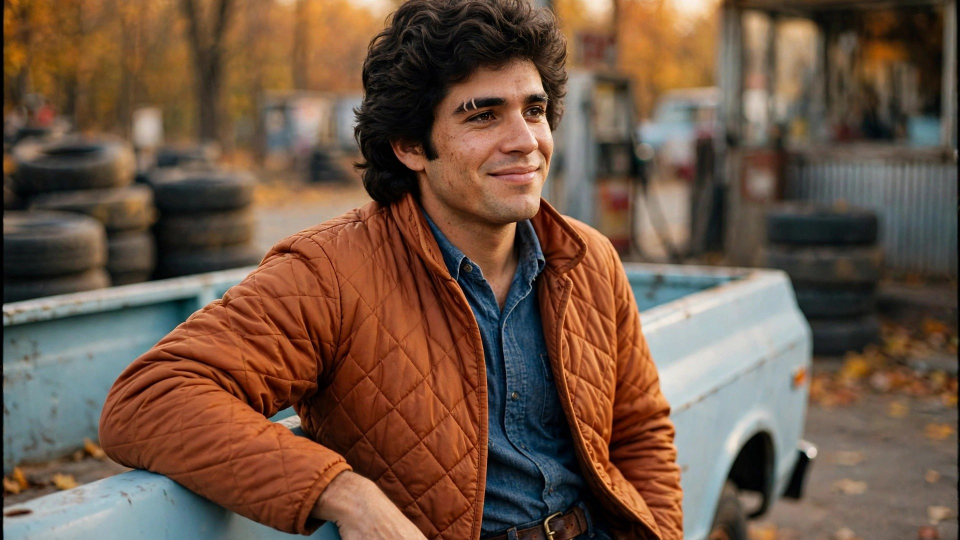
#> input picture .claude/skills/american-everyday-stories/series/refs/DANNY.jpg, 1920 x 1080 px (shown at 1/2 size)
$ python still_check.py ../../american-everyday-stories/series/refs/DANNY.jpg
#> lines starting #> are read from the running program, lines starting #| are printed output that depends on the picture; after the words box and inside, x2 and y2 are one past the last pixel; in counts of white or black regions, pixels touching at a corner belong together
### .claude/skills/movies-english/scripts/refgrade.py
"""The memoriescore reference skin colour, as numbers, and the transfer that puts a face onto it.

Histogram matching in CIELAB of the skin pixels only: they take the reference's FACE distribution per channel
(33 quantiles each); the rest of the frame keeps its own picture, the two blended by a dilated, softly
blurred skin mask so no seam shows. The table IS the reference: the mean of twelve face-only readings of
the THAT WAS HIM reel at 1080x1920 (seven close-ups of her, five of him), each the largest connected
pink blob (Lab a > 12) of the frame, dilated, read with a loose skin rule (references/reference-study.md
Round 3e). Round 3c's table came from a whole-frame RGB skin rule that also took the beige wall and the
blonde hair: its a median was 14 where the face is 21 and b 15.5 where the face is 17.5, so every matched
face came out grey and muddy ("vague"). The source side is read the same way (largest blob of the frame
being graded), so wall and hair never enter the mapping on either side.
The reference is clean and crisp (480-wide laplacian variance 25-145, like our clips after the 540 p
pass), so no blur and no halation here either. still_match.py uses it on a still, finish.py on every
frame of a clip. Needs numpy, pillow, scikit-image, scipy.
"""
import numpy as np
from PIL import Image
from scipy.ndimage import binary_dilation, gaussian_filter, zoom
from skimage import color
from skimage.measure import label

Q = np.linspace(0, 100, 33)
REF_SKIN = np.array([
    [20.00, 29.03, 32.34, 34.65, 36.38, 37.72, 38.85, 39.81, 40.62, 41.36, 42.05, 42.73, 43.38, 43.98, 44.60, 45.19, 45.77, 46.33, 46.86, 47.40, 47.92, 48.43, 48.94, 49.46, 50.00, 50.56, 51.06, 51.65, 52.27, 52.95, 53.74, 55.08, 86.59],
    [5.15, 12.99, 14.59, 15.83, 16.86, 17.62, 18.18, 18.66, 19.05, 19.39, 19.68, 19.94, 20.18, 20.40, 20.59, 20.78, 20.99, 21.18, 21.39, 21.60, 21.81, 22.03, 22.25, 22.47, 22.72, 23.07, 23.47, 24.01, 24.77, 25.83, 27.38, 31.54, 39.97],
    [5.17, 13.23, 13.83, 14.20, 14.57, 14.84, 15.08, 15.30, 15.49, 15.68, 15.87, 16.08, 16.30, 16.50, 16.68, 16.84, 17.00, 17.15, 17.32, 17.50, 17.70, 17.91, 18.12, 18.31, 18.50, 18.70, 18.92, 19.20, 19.56, 19.95, 20.50, 21.54, 29.39],
])


def skin_mask(rgb8):
    r, g, b = rgb8.astype(int).transpose(2, 0, 1)
    return (r > 95) & (g > 40) & (b > 20) & (r > g) & (g > b) & (r - b > 15) & (r - g > 10) & (r < 250)


def face_mask(lab, shape):
    """The largest connected pink blob of the frame (the face), dilated, read with a loose skin rule.
    Found at 270 px wide, as the reference was measured. None when there is no blob of 300 px there."""
    L, a, b = lab[..., 0], lab[..., 1], lab[..., 2]
    h, w = shape
    sw, sh = 270, max(1, round(h * 270 / w))
    small = zoom(lab, (sh / h, sw / w, 1), order=1)
    sL, sa, sb = small[..., 0], small[..., 1], small[..., 2]
    strict = (sa > 12) & (sa < 40) & (sL > 35) & (sL < 85) & (sb > 8) & (sb < 26)
    labels, n = label(strict, connectivity=1, return_num=True)
    if n == 0:
        return None
    sizes = np.bincount(labels.ravel())
    sizes[0] = 0
    if sizes.max() < 300:
        return None
    blob = binary_dilation(labels == sizes.argmax(), iterations=3)
    blob = np.asarray(Image.fromarray(blob.astype(np.uint8) * 255).resize((w, h), Image.NEAREST)) > 0
    return blob & (a > 5) & (a < 45) & (L > 20) & (L < 98) & (b > 4) & (b < 32)


# [30 lines left out: functions source_quantiles, _map, transfer, not called in this run]

### .claude/skills/movies-english/scripts/still_check.py
#!/usr/bin/env python3
"""Measure a still's face against the memoriescore reel (reference-study.md "Round 3e").

usage: uv run -q --no-project --python 3.12 --with numpy --with pillow --with scikit-image --with scipy \
    python scripts/still_check.py <png>...
Prints one line per still: the metrics, then PASS or the bands it misses. Exit 1 if any still fails.
The face is the largest pink blob of the frame (refgrade.face_mask), read at 1080x1920 in CIELAB, exactly
as the reel was measured in the browser; a whole-frame RGB skin rule (the earlier version) also took beige
walls and blonde hair and banded on that mix.
"""
import sys
from pathlib import Path

import numpy as np
from PIL import Image
from skimage import color
from skimage.measure import label

sys.path.insert(0, str(Path(__file__).resolve().parent))
from refgrade import face_mask  # noqa: E402

# twelve face readings of the THAT WAS HIM reel: her close-ups rgb 148/95/82, L50 46-47, a50 20-21, b50 16-17;
# his 142-147/84-91/71-78, L50 43-46, a50 22, b50 17-19; small faces b50 up to 24. L p5 25-33, p95 51-71.
BANDS = {
    "L50": (41, 50),       # face brightness: a mid tone, never a bright glow
    "a50": (17, 25),       # pink-red: the face reads as skin, not grey (ours was 14-16 before)
    "b50": (14, 22),       # warm: never cold-grey, never orange-yellow
    "Lspread": (18, 45),   # p95 - p5: modelled, not flat, no hot highlight
    "faceR": (135, 160),   # mean red of the face
    "hiFrac": (0, 0.07),   # lights bloom, never clip (snow and a white blazer may)
}
# The reel's singles: the strict skin blob covers 7-12 % of the frame (face ~45-54 % of the width, hair top ~13 %).
# Our medium shots measured 3-5 % and read as "the face is not clear" (Round 3h). Only close-*/medium-* stills.
# A warning, not a fail: highlights and lighter skin break the strict blob apart, so a tight close-up can read
# 2-4 % (Round 3i); look at the frame before re-rendering.
FACE_AREA_MIN = 6.0


def face_area(lab):
    """Largest strict skin blob at 270 wide, % of the frame: the same measure as the browser read of the reel."""
    small = lab[::4, ::4]
    L, a, b = small[..., 0], small[..., 1], small[..., 2]
    strict = (a > 12) & (a < 40) & (L > 35) & (L < 85) & (b > 8) & (b < 26)
    lab_ = label(strict, connectivity=1)
    if lab_.max() == 0:
        return 0.0
    sizes = np.bincount(lab_.ravel()); sizes[0] = 0
    return round(100.0 * sizes.max() / strict.size, 1)


def measure(path):
    im = Image.open(path).convert("RGB").resize((1080, 1920), Image.BICUBIC)
    rgb = np.asarray(im).astype(float)
    lab = color.rgb2lab(rgb / 255.0)
    m = face_mask(lab, rgb.shape[:2])
    if m is None or m.sum() < 2000:
        return None
    L, a, b = (lab[..., c][m] for c in range(3))
    lum = rgb @ [0.299, 0.587, 0.114]

    def p(v, q):
        return float(np.percentile(v, q))

    return {
        "faceRGB": [round(float(rgb[..., c][m].mean())) for c in range(3)],
        "faceR": round(float(rgb[..., 0][m].mean())),
        "L50": round(p(L, 50), 1),
        "a50": round(p(a, 50), 1),
        "b50": round(p(b, 50), 1),
        "Lspread": round(p(L, 95) - p(L, 5), 1),
        "hiFrac": round(float((lum > 235).mean()), 3),
        "facePx": int(m.sum()),
        "faceArea": face_area(lab),
    }


def main():
    bad = 0
    for path in sys.argv[1:]:
        m = measure(path)
#> in measure, `im = Image.open(path).convert("RGB").resize((1080, 1920), Image.BICUBIC)`:
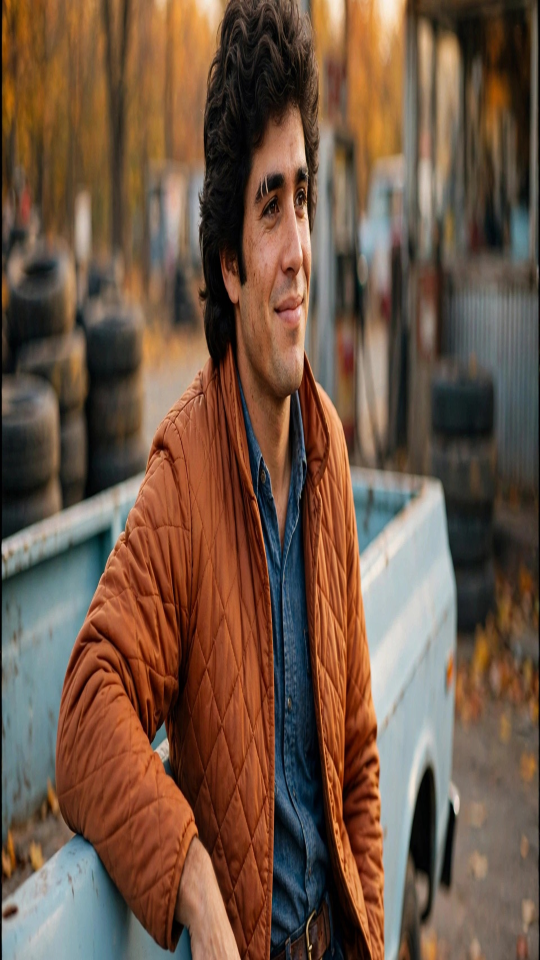
#> im: PIL image 1080x1920 RGB (shown at 1/2 size); mean R, G, B 111.8, 86.2, 68.9
#> in measure, `lab = color.rgb2lab(rgb / 255.0)`: lab: shape (1920, 1080, 3) float64; mean of channels 0, 1, 2 38.6, 9.2, 14.6
#> in face_mask, `small = zoom(lab, (sh / h, sw / w, 1), order=1)`: small: shape (480, 270, 3) float64; mean of channels 0, 1, 2 38.5, 9.1, 14.5
#> in face_mask, `sL, sa, sb = small[..., 0], small[..., 1], small[..., 2]`:
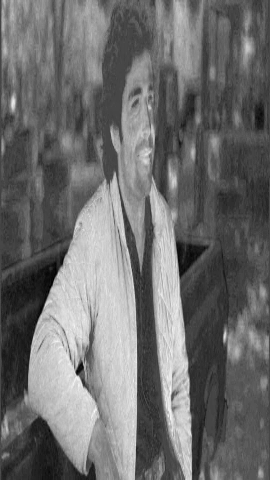
#> sa: shape (480, 270) float64; min -16.12, max 42.36, mean 9.1; drawn with min black and max white
#> in face_mask, `sL, sa, sb = small[..., 0], small[..., 1], small[..., 2]`:
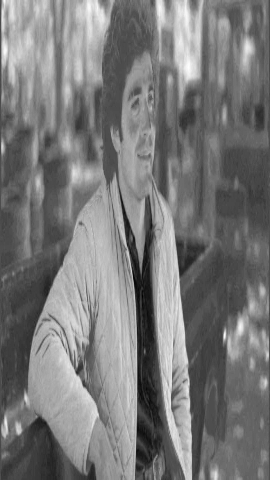
#> sb: shape (480, 270) float64; min -26.43, max 59.59, mean 14.5; drawn with min black and max white
#> in face_mask, `strict = (sa > 12) & (sa < 40) & (sL > 35) & (sL < 85) & (sb > 8) & (s..`:
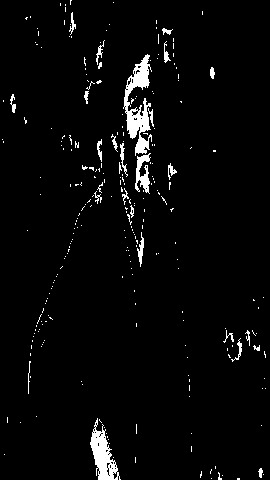
#> strict: shape (480, 270) bool; 3.3% white; 264 white regions (238 under 20 px), largest, box (x1, y1, x2, y2) and area: (123, 54, 152, 156) 1290, (90, 418, 121, 480) 850, (135, 153, 151, 194) 334
#> in face_mask, `labels, n = label(strict, connectivity=1, return_num=True)`:
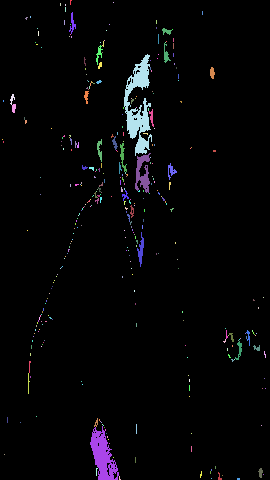
#> labels: shape (480, 270) int32; 359 distinct labels, from 0 to 358; one colour per label, 0 black
#> in face_mask, `labels, n = label(strict, connectivity=1, return_num=True)`: n = 358
#> in face_mask, `sizes = np.bincount(labels.ravel())`: sizes = 359 values, max 125260 at index 0, min 1 at index 2, mean 361
#> in face_mask, `blob = binary_dilation(labels == sizes.argmax(), iterations=3)`: blob: shape (480, 270) bool; 1.8% white; 1 white region, box (x1, y1, x2, y2) and area: (121, 51, 155, 159) 2356
#> in face_mask, `blob = np.asarray(Image.fromarray(blob.astype(np.uint8) * 255).resize(..`: blob: shape (1920, 1080) bool; 1.8% white; 1 white region, box (x1, y1, x2, y2) and area: (484, 204, 620, 636) 37696
#> in face_mask, `return blob & (a > 5) & (a < 45) & (L > 20) & (L < 98) & (b > 4) & (b ..`: returned value: shape (1920, 1080) bool; 1.6% white; 17 white regions (13 under 20 px), largest, box (x1, y1, x2, y2) and area: (488, 208, 616, 636) 33756, (618, 543, 620, 568) 38, (528, 613, 532, 624) 31, (604, 226, 608, 236) 23
#> in face_area, `small = lab[::4, ::4]`: small: shape (480, 270, 3) float64; mean of channels 0, 1, 2 38.6, 9.2, 14.6
#> in face_area, `L, a, b = small[..., 0], small[..., 1], small[..., 2]`:
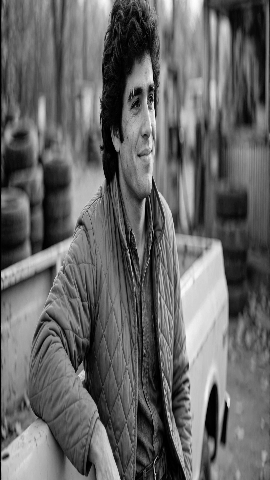
#> L: shape (480, 270) float64; min 0, max 95.57, mean 38.6; drawn with min black and max white
#> in face_area, `strict = (a > 12) & (a < 40) & (L > 35) & (L < 85) & (b > 8) & (b < 26)`: strict: shape (480, 270) bool; 3.4% white; 295 white regions (271 under 20 px), largest, box (x1, y1, x2, y2) and area: (124, 54, 156, 154) 1335, (91, 419, 121, 480) 834, (135, 152, 153, 193) 341
#> in face_area, `lab_ = label(strict, connectivity=1)`:
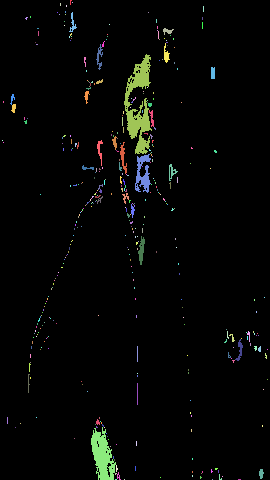
#> lab_: shape (480, 270) int32; 406 distinct labels, from 0 to 405; one colour per label, 0 black
#> in face_area, `sizes = np.bincount(lab_.ravel())`: sizes = 406 values, max 125217 at index 0, min 1 at index 2, mean 319.2
#> m = 9 items
        name = path.split("/")[-1]
        if m is None:
            print(f"{name}: no face found")
            bad += 1
            continue
        miss = [f"{k}={m[k]} not in {lo}-{hi}" for k, (lo, hi) in BANDS.items() if not lo <= m[k] <= hi]
#> miss = ['L50=54.5 not in 41-50', 'b50=23.0 not in 14-22', 'Lspread=49.7 not in 18-45', 'faceR=170 not in 135-160']
        warn = (f"\n  WARN faceArea={m['faceArea']}% < {FACE_AREA_MIN}%: check the face is about half the width"
                if name.startswith(("close-", "medium-")) and m["faceArea"] < FACE_AREA_MIN else "")
#> warn = ''
        vals = " ".join(f"{k}={v}" for k, v in m.items())
        print(f"{name}: {vals}\n  {'PASS' if not miss else 'FAIL ' + '; '.join(miss)}{warn}")
#| DANNY.jpg: faceRGB=[170, 116, 91] faceR=170 L50=54.5 a50=19.0 b50=23.0 Lspread=49.7 hiFrac=0.0 facePx=33915 faceArea=1.0
#|   FAIL L50=54.5 not in 41-50; b50=23.0 not in 14-22; Lspread=49.7 not in 18-45; faceR=170 not in 135-160
        bad += bool(miss)
#> bad = 1
#> (the run stopped early here; a loop or call above may not have finished)

$ run again, on .claude/skills/american-everyday-stories/series/refs/ELLIE_face.jpg
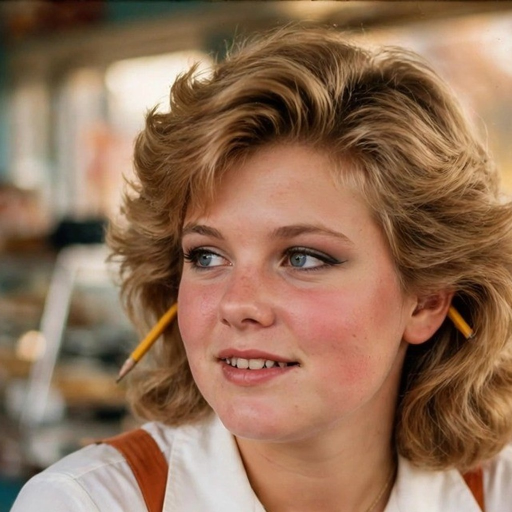
#> input picture .claude/skills/american-everyday-stories/series/refs/ELLIE_face.jpg, 1024 x 1024 px (shown at 1/2 size)
#> lab: shape (1920, 1080, 3) float64; mean of channels 0, 1, 2 49.1, 10.6, 19.3
#> in face_mask, `labels, n = label(strict, connectivity=1, return_num=True)`:
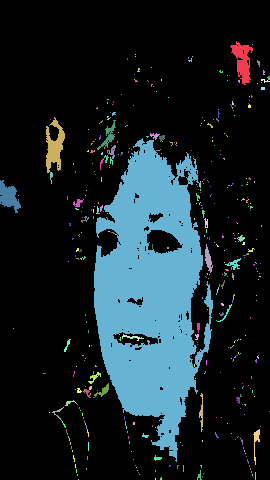
#> labels: shape (480, 270) int32; 471 distinct labels, from 0 to 470; one colour per label, 0 black
#> n = 470
#> in face_mask, `sizes = np.bincount(labels.ravel())`: sizes = 471 values, max 103586 at index 0, min 1 at index 2, mean 275.2
#> in face_area, `lab_ = label(strict, connectivity=1)`:
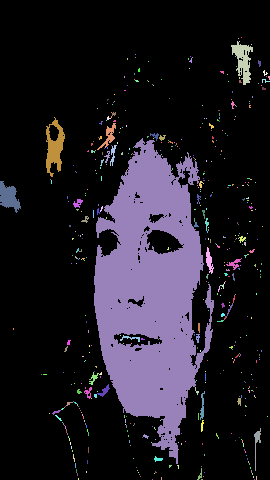
#> lab_: shape (480, 270) int32; 524 distinct labels, from 0 to 523; one colour per label, 0 black
#> in face_area, `sizes = np.bincount(lab_.ravel())`: sizes = 524 values, max 103514 at index 0, min 1 at index 1, mean 247.3
#> m = 9 items
#> miss = ['L50=60.7 not in 41-50', 'b50=22.2 not in 14-22', 'faceR=185 not in 135-160']
#> warn = ''
#| ELLIE_face.jpg: faceRGB=[185, 127, 104] faceR=185 L50=60.7 a50=18.7 b50=22.2 Lspread=29.3 hiFrac=0.007 facePx=416623 faceArea=17.1
#|   FAIL L50=60.7 not in 41-50; b50=22.2 not in 14-22; faceR=185 not in 135-160
#> bad = 1

$ run again, on .claude/skills/american-everyday-stories/series/refs/EVELYN.jpg
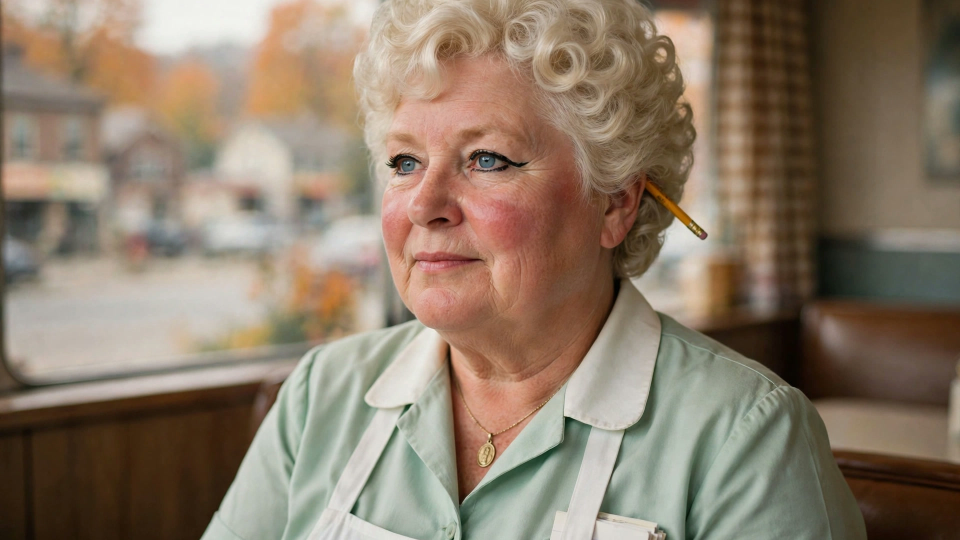
#> input picture .claude/skills/american-everyday-stories/series/refs/EVELYN.jpg, 1920 x 1080 px (shown at 1/2 size)
#> lab: shape (1920, 1080, 3) float64; mean of channels 0, 1, 2 52.1, 4, 12.7
#> in face_mask, `labels, n = label(strict, connectivity=1, return_num=True)`:
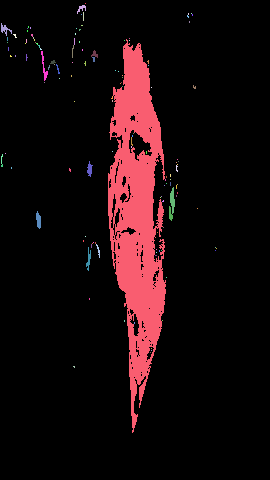
#> labels: shape (480, 270) int32; 132 distinct labels, from 0 to 131; one colour per label, 0 black
#> n = 131
#> in face_mask, `sizes = np.bincount(labels.ravel())`: sizes = 132 values, max 116594 at index 0, min 1 at index 1, mean 981.8
#> in face_area, `lab_ = label(strict, connectivity=1)`:
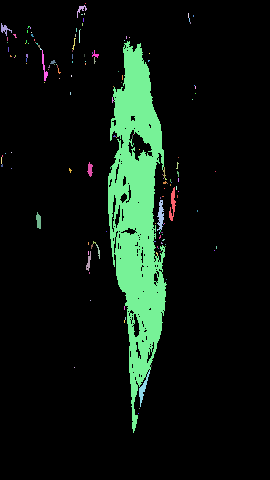
#> lab_: shape (480, 270) int32; 153 distinct labels, from 0 to 152; one colour per label, 0 black
#> in face_area, `sizes = np.bincount(lab_.ravel())`: sizes = 153 values, max 116568 at index 0, min 1 at index 1, mean 847.1
#> m = 9 items
#> miss = ['L50=53.4 not in 41-50', 'faceR=168 not in 135-160']
#> warn = ''
#| EVELYN.jpg: faceRGB=[168, 116, 94] faceR=168 L50=53.4 a50=17.2 b50=21.3 Lspread=40.5 hiFrac=0.007 facePx=244713 faceArea=9.2
#|   FAIL L50=53.4 not in 41-50; faceR=168 not in 135-160
#> bad = 1

$ run again, on .claude/skills/american-everyday-stories/series/refs/EVELYN_face.jpg
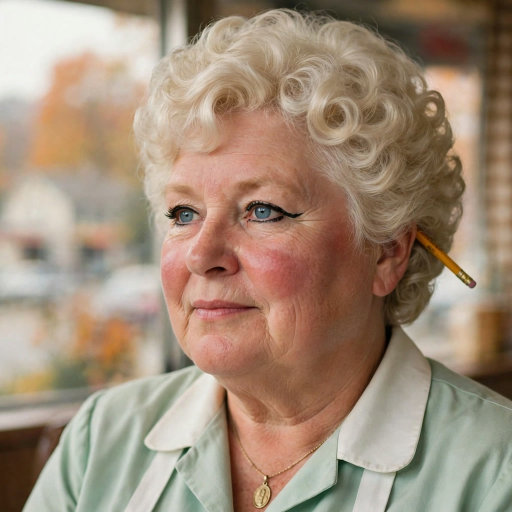
#> input picture .claude/skills/american-everyday-stories/series/refs/EVELYN_face.jpg, 1024 x 1024 px (shown at 1/2 size)
#> lab: shape (1920, 1080, 3) float64; mean of channels 0, 1, 2 59.2, 5.4, 14.1
#> labels: shape (480, 270) int32; 182 distinct labels, from 0 to 181
#> n = 181
#> in face_mask, `sizes = np.bincount(labels.ravel())`: sizes = 182 values, max 106154 at index 0, min 1 at index 5, mean 712.1
#> in face_area, `lab_ = label(strict, connectivity=1)`:
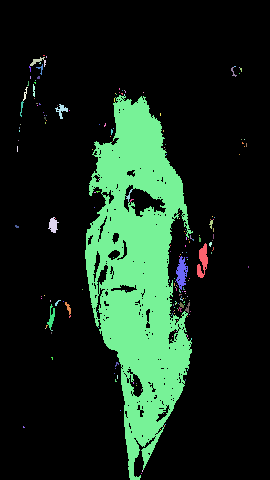
#> lab_: shape (480, 270) int32; 211 distinct labels, from 0 to 210; one colour per label, 0 black
#> in face_area, `sizes = np.bincount(lab_.ravel())`: sizes = 211 values, max 106056 at index 0, min 1 at index 10, mean 614.2
#> m = 9 items
#> miss = ['L50=54.3 not in 41-50', 'faceR=171 not in 135-160']
#> warn = ''
#| EVELYN_face.jpg: faceRGB=[171, 118, 96] faceR=171 L50=54.3 a50=17.3 b50=21.3 Lspread=39.0 hiFrac=0.021 facePx=421384 faceArea=17.1
#|   FAIL L50=54.3 not in 41-50; faceR=171 not in 135-160
#> bad = 1
